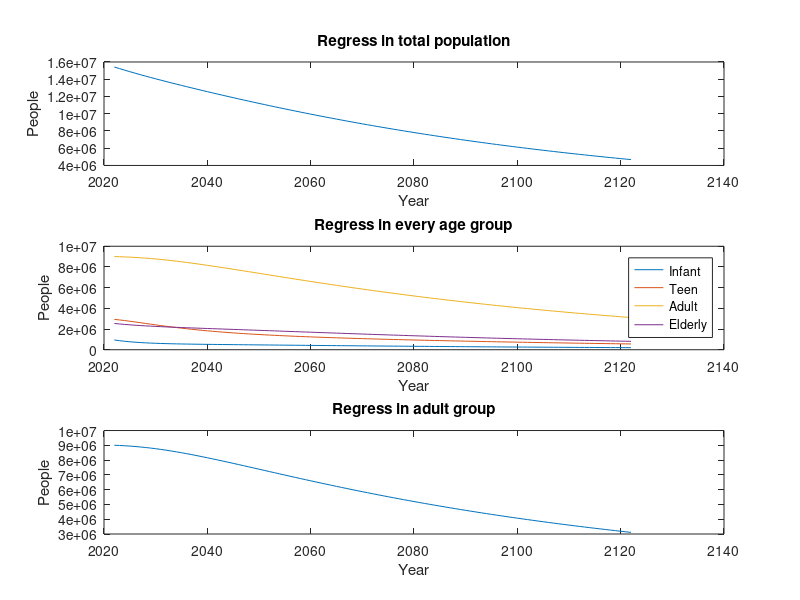

Write the MATLAB code that produced this figure.
b = 1; 
dc = 0.22; 
da = 0.89; 
N1= 943187;
N2 = 2932312;
N3 = 9005069;
N4 = 2539419;
N = [N1; N2; N3; N4];

L = [ (1 - dc/100)*5/6, 0, b/100, 0; (1 - dc/100)*1/6, 13/14, 0, 0; 0, 1/14, 39/40, 0; 0, 0, 1/40, (1 - da/100)*9/10 ];

for n = 1:100
    N(:, n + 1) = L * N(:, n);
end

figure(1)
years = 2022:2122;
subplot(3,1,1)
plot(years,sum(N))
title('Regress in total population')
xlabel('Year')
ylabel('People')

subplot(3,1,2)
plot(years, N)
title('Regress in every age group')
xlabel('Year')
ylabel('People')
legend('Infant', 'Teen', 'Adult', 'Elderly')

subplot(3,1,3)
plot(years, N(3, :))
title('Regress in adult group')
xlabel('Year')
ylabel('People')